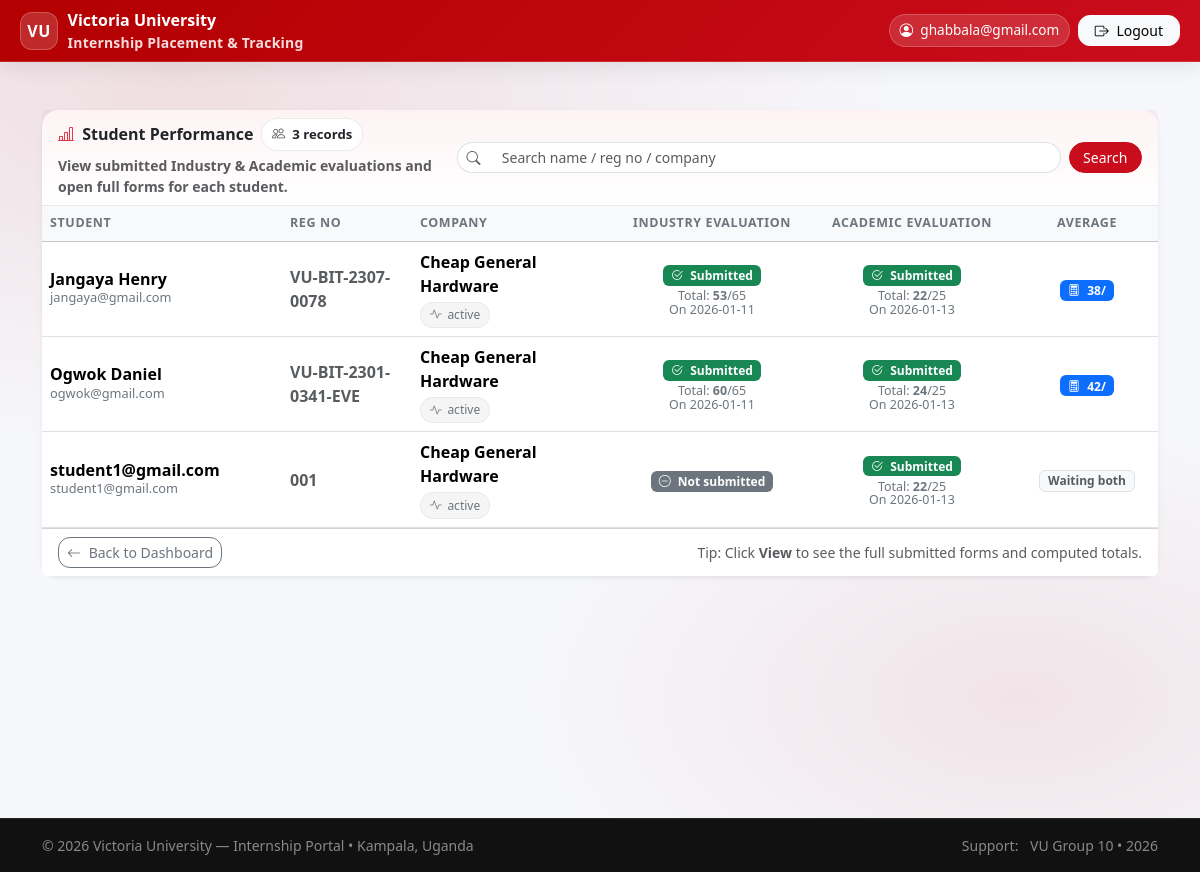
/tracking/coordinator/performance/ (signed in), run on an earlier commit of the app's database.
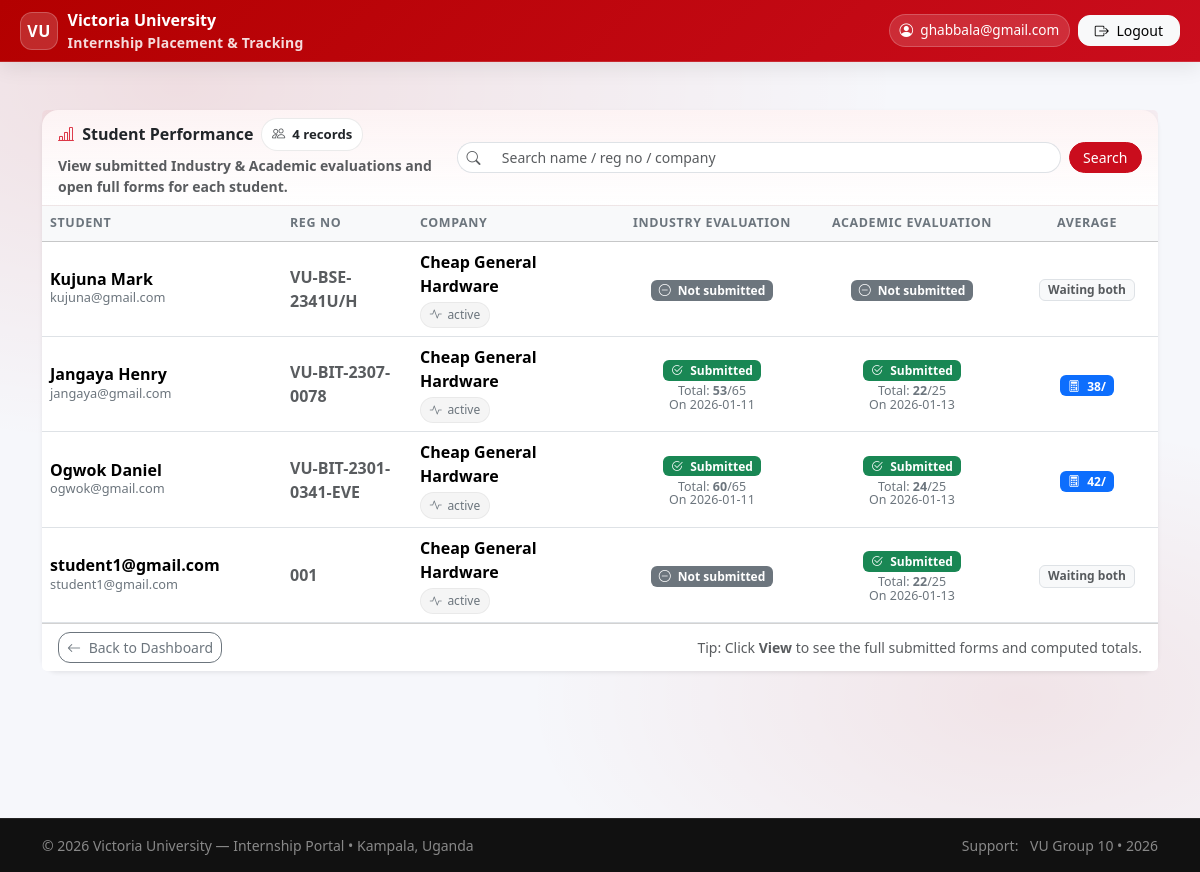
And on a later commit of the database.
### placements/models.py (models this page shows, shortened)
class Placement(models.Model):
    STATUS = [
        ("pending_student_ack", "Pending student acknowledgement"),
        ("active", "Active"),
        ("on_hold", "On hold"),
        ("completed", "Completed"),
        ("terminated", "Terminated"),
    ]
    request = models.OneToOneField(InternshipRequest, on_delete=models.PROTECT, related_name="placement")
    company = models.ForeignKey(Company, on_delete=models.PROTECT)
    industry_supervisor = models.ForeignKey(CompanyContact, null=True, blank=True, on_delete=models.SET_NULL)
    university_supervisor = models.ForeignKey("accounts.StaffProfile", null=True, blank=True, on_delete=models.SET_NULL)
    start_date = models.DateField()
    end_date = models.DateField()
    placement_letter = models.FileField(upload_to="placements/letters/", blank=True, null=True)
    status = models.CharField(max_length=30, choices=STATUS, default="pending_student_ack")
    created_at = models.DateTimeField(auto_now_add=True)

class InternshipRequest(models.Model):
    SOURCE = [
        ("student_selected", "Student selected from list"),
        ("student_proposed", "Student proposed new company"),
        ("university_assigned", "University assigned"),
    ]
    STATUS = [
        ("draft", "Draft"),
        ("submitted", "Submitted"),
        ("under_review", "Under review"),
        ("recommendation_pending", "Recommendation pending approval"),
        ("recommended", "Recommendation issued"),
        ("acceptance_uploaded", "Acceptance uploaded"),
        ("acceptance_verified", "Acceptance verified"),
        ("rejected", "Rejected"),
        ("returned_for_acceptance", "Returned: Upload Acceptance Letter"),
    ]
    student = models.ForeignKey(
        "accounts.StudentProfile",
        on_delete=models.CASCADE,
        related_name="requests"
    )
    period = models.ForeignKey(InternshipPeriod, on_delete=models.PROTECT)
    request_source = models.CharField(max_length=30, choices=SOURCE)
    preferred_company = models.ForeignKey(Company, null=True, blank=True, on_delete=models.SET_NULL)
    coordinator_comment = models.TextField(blank=True)
    coordinator_commented_at = models.DateTimeField(null=True, blank=True)
    proposed_company_name = models.CharField(max_length=200, blank=True)
    proposed_company_district = models.CharField(max_length=120, blank=True)
    proposed_company_address = models.CharField(max_length=255, blank=True)
    proposed_company_contact = models.CharField(max_length=200, blank=True)
    preferred_field = models.CharField(max_length=120, blank=True)
    notes = models.TextField(blank=True)
    cv = models.FileField(upload_to="requests/cv/", blank=True, null=True)
    request_letter = models.FileField(upload_to="requests/letters/", blank=True, null=True)
    status = models.CharField(max_length=40, choices=STATUS, default="draft")
    submitted_at = models.DateTimeField(null=True, blank=True)
    reviewed_by = models.ForeignKey(
        "accounts.User",
        null=True, blank=True,
        on_delete=models.SET_NULL,
        related_name="reviewed_requests"
    )
    reviewed_at = models.DateTimeField(null=True, blank=True)
    review_notes = models.TextField(blank=True)
    recommendation_letter = models.FileField(
        upload_to="requests/recommendation_letters/",
        null=True, blank=True
    )
    recommendation_issued_at = models.DateTimeField(null=True, blank=True)
    recommendation_approved = models.BooleanField(default=False)
    recommendation_approved_at = models.DateTimeField(null=True, blank=True)
    recommendation_approved_by = models.ForeignKey(
        settings.AUTH_USER_MODEL,
        null=True, blank=True,
        on_delete=models.SET_NULL,
        related_name="approved_recommendation_requests"
    )
    acceptance_letter = models.FileField(
        upload_to="requests/acceptance_letters/",
        null=True, blank=True
    )
    acceptance_uploaded_at = models.DateTimeField(null=True, blank=True)
    acceptance_verified = models.BooleanField(default=False)
    acceptance_verified_at = models.DateTimeField(null=True, blank=True)
    class Meta:
        unique_together = [("student", "period")]  # one request per period

### accounts/models.py (models this page shows, shortened)
class StudentProfile(models.Model):
    user = models.OneToOneField("accounts.User", on_delete=models.CASCADE, related_name="student_profile")
    reg_no = models.CharField(max_length=50, unique=True)
    phone = models.CharField(max_length=30, blank=True)
    program = models.ForeignKey(
        "academics.Program",
        on_delete=models.PROTECT,
        null=True,
        blank=True,
        related_name="students",
    )

class User(AbstractUser):
    username = None
    email = models.EmailField(_("email address"), unique=True)
    USERNAME_FIELD = "email"
    REQUIRED_FIELDS = []
    objects = UserManager()
    class Meta:
        permissions = [
            ("role_university_supervisor", "Role: VU_UniversitySupervisor"),
            ("role_industry_supervisor", "Role: IndustrySupervisor"),
            ("role_coordinator", "Role: VU_Coordinator"),
        ]
    @property
    def display_name(self):
        full = self.get_full_name().strip()
        return full if full else self.email

### companies/models.py (models this page shows, shortened)
class Company(models.Model):
    STATUS = [
        ("pending_verification", "Pending verification"),
        ("approved", "Approved"),
        ("rejected", "Rejected"),
        ("inactive", "Inactive"),
    ]
    name = models.CharField(max_length=200, unique=True)
    industry = models.CharField(max_length=120, blank=True)
    district = models.CharField(max_length=120, blank=True)
    address = models.CharField(max_length=255, blank=True)
    status = models.CharField(max_length=30, choices=STATUS, default="pending_verification")
    created_at = models.DateTimeField(auto_now_add=True)

### tracking/views.py (the view, shortened to what this page needs)
# urls.py: path("coordinator/performance/", views.coordinator_student_performance, name="coordinator_student_performance"),
@login_required
def coordinator_student_performance(request):
    if not is_coordinator(request.user):
        return HttpResponseForbidden("Coordinators only.")
    placements = (
        Placement.objects
        .select_related(
            "company",
            "request",
            "request__student",
            "request__student__user",
            "university_supervisor",
            "university_supervisor__user",
        )
        .exclude(status__in=["terminated"])
        .order_by("-created_at")
    )
    IND_MAX = 65
    ind_total_expr = (
        Coalesce(F("attendance"), 0) +
        Coalesce(F("basic_work_expectations"), 0) +
        Coalesce(F("behaviour"), 0) +
        Coalesce(F("communication_skills"), 0) +
        Coalesce(F("culture_fit"), 0) +
        Coalesce(F("dependability"), 0) +
        Coalesce(F("dress_code"), 0) +
        Coalesce(F("ethical_awareness"), 0) +
        Coalesce(F("flexibility"), 0) +
        Coalesce(F("interpersonal_relations"), 0) +
        Coalesce(F("knowledge_and_learning"), 0) +
        Coalesce(F("punctuality"), 0) +
        Coalesce(F("work_productivity"), 0)
    )
    ind_qs = (
        IndustryEvaluation.objects
        .filter(placement_id=OuterRef("pk"), status="submitted")
        .annotate(
            total_marks=Cast(ind_total_expr, IntegerField()),
            max_marks=Value(IND_MAX, output_field=IntegerField()),
        )
        .order_by("-submitted_at", "-created_at")
    )
    AC_MAX = 25
    ac_total_expr = (
        Coalesce(F("understanding_of_internship"), 0) +
        Coalesce(F("support_framework"), 0) +
        Coalesce(F("culture_fit"), 0) +
        Coalesce(F("work_output"), 0) +
        Coalesce(F("general_presentation"), 0)
    )
    ac_qs = (
        AcademicEvaluation.objects
        .filter(placement_id=OuterRef("pk"), status="submitted")
        .annotate(
            total_marks=Cast(ac_total_expr, IntegerField()),
            max_marks=Value(AC_MAX, output_field=IntegerField()),
        )
        .order_by("-submitted_at", "-created_at")
    )
    placements = placements.annotate(
        industry_eval_id=Subquery(ind_qs.values("id")[:1]),
        industry_total=Subquery(ind_qs.values("total_marks")[:1]),
        industry_max=Subquery(ind_qs.values("max_marks")[:1]),
        industry_submitted_at=Subquery(ind_qs.values("submitted_at")[:1]),
        academic_eval_id=Subquery(ac_qs.values("id")[:1]),
        academic_total=Subquery(ac_qs.values("total_marks")[:1]),
        academic_max=Subquery(ac_qs.values("max_marks")[:1]),
        academic_submitted_at=Subquery(ac_qs.values("submitted_at")[:1]),
    )
    placements = placements.annotate(
        avg_total=Case(
            When(
                industry_eval_id__isnull=False,
                academic_eval_id__isnull=False,
                then=ExpressionWrapper(
                    (Coalesce(F("industry_total"), 0.0) + Coalesce(F("academic_total"), 0.0)) / Value(2.0),
                    output_field=FloatField(),
                ),
            ),
            default=Value(None),
            output_field=FloatField(),
        )
    )
    q = (request.GET.get("q") or "").strip()
    return render(request, "tracking/coordinator_student_performance.html", {
        "placements": placements,
        "q": q,
        "count": placements.count(),
    })

### tracking/views.py (called while the page is built)
def is_coordinator(user):
    return user.is_superuser or user.groups.filter(name__in=["Coordinator", "Admin"]).exists()

### templates/tracking/coordinator_student_performance.html (shortened to what the changed rows need)
{% extends "base.html" %}
{% block content %}
<div class="card shadow-sm perf-card">
  <div class="card-header">
    <div class="d-flex flex-column flex-md-row gap-3 justify-content-between align-items-start align-items-md-center">
      <div>
        <div class="d-flex align-items-center gap-2 flex-wrap">
          <div class="fw-bold">
            <i class="bi bi-bar-chart-line me-1 text-danger"></i> Student Performance
          </div>
          <span class="perf-chip">
            <i class="bi bi-people"></i>
            {{ count }} record{{ count|pluralize }}
          </span>
        </div>
      </div>
    </div>
  </div>
  <div class="card-body p-0">
    <div class="table-responsive">
      <table class="table table-hover align-middle mb-0 table-perf">
        <thead class="table-light">
          <tr>
            <th style="min-width:240px;">Student</th>
            <th style="min-width:130px;">Reg No</th>
            <th style="min-width:200px;">Company</th>
            <th class="text-center" style="min-width:200px;">Industry Evaluation</th>
            <th class="text-center" style="min-width:200px;">Academic Evaluation</th>
            <th class="text-center" style="min-width:150px;">Average</th>
          </tr>
        </thead>
        <tbody>
          {% for p in placements %}
          <tr>
            <td class="student-cell">
              <div class="name">
                {{ p.request.student.user.get_full_name|default:p.request.student.user.email }}
              </div>
              <div class="email">{{ p.request.student.user.email }}</div>
            </td>
            <td class="text-muted fw-semibold">{{ p.request.student.reg_no }}</td>
            <td>
              <div class="fw-semibold">{{ p.company.name|default:"—" }}</div>
              <div class="status-pill mt-1">
                <i class="bi bi-activity"></i> {{ p.status }}
              </div>
            </td>
            <td class="text-center">
              {% if p.industry_eval_id %}
                <div class="eval-box">
                  <span class="badge text-bg-success">
                    <i class="bi bi-check2-circle me-1"></i> Submitted
                  </span>
                  <div class="eval-sub">
                    {% if p.industry_total is not None and p.industry_max %}
                      Total: <b>{{ p.industry_total }}</b>/{{ p.industry_max }}
                    {% endif %}
                    {% if p.industry_submitted_at %}
                      <div>On {{ p.industry_submitted_at|date:"Y-m-d" }}</div>
                    {% endif %}
                  </div>
                </div>
              {% else %}
                <span class="badge text-bg-secondary">
                  <i class="bi bi-dash-circle me-1"></i> Not submitted
                </span>
              {% endif %}
            </td>
            <td class="text-center">
              {% if p.academic_eval_id %}
                <div class="eval-box">
                  <span class="badge text-bg-success">
                    <i class="bi bi-check2-circle me-1"></i> Submitted
                  </span>
                  <div class="eval-sub">
                    {% if p.academic_total is not None and p.academic_max %}
                      Total: <b>{{ p.academic_total }}</b>/{{ p.academic_max }}
                    {% endif %}
                    {% if p.academic_submitted_at %}
                      <div>On {{ p.academic_submitted_at|date:"Y-m-d" }}</div>
                    {% endif %}
                  </div>
                </div>
              {% else %}
                <span class="badge text-bg-secondary">
                  <i class="bi bi-dash-circle me-1"></i> Not submitted
                </span>
              {% endif %}
            </td>
            <td class="text-center">
              {% if p.avg_total is not None %}
                <span class="badge text-bg-primary">
                    <i class="bi bi-calculator me-1"></i>
                    {{ p.avg_total|floatformat:0 }}/{{ p.avg_max }}
                </span>
                {% else %}
                <span class="badge text-bg-light border text-muted">Waiting both</span>
                {% endif %}
            </td>
          </tr>
          {% endfor %}
        </tbody>
      </table>
    </div>
  </div>
</div>
{% endblock %}

What changed in the data, as far as the page shows it:
added Placement: request.student.user.get_full_name "Kujuna Mark", request.student.user.email "kujuna@gmail.com", request.student.reg_no "VU-BSE-2341U/H", company.name "Cheap General Hardware", status "active", shows "Not submitted", shows "Waiting both"
Also different on the page:
{{ count }}: "3" → "4"
